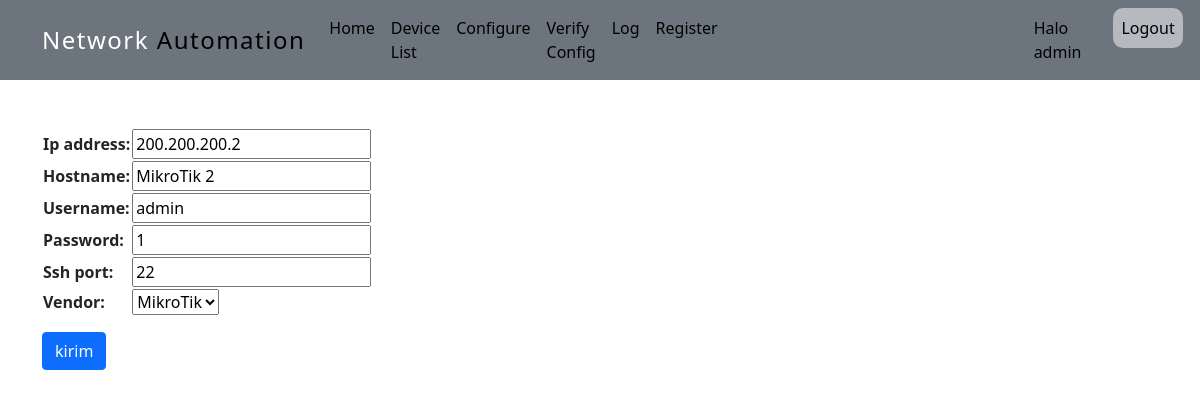
The app's page /update/38 (signed in) with its own data.
### network_automation/models.py (models this page shows, shortened)
class Device(models.Model):
    ip_address = models.CharField(max_length=255)
    hostname = models.CharField(max_length=255)
    username = models.CharField(max_length=255)
    password = models.CharField(max_length=255)
    ssh_port = models.IntegerField(default=22)
    VENDOR_CHOICES = (
        ('mikrotik', 'MikroTik'),
        ('cisco', 'Cisco')
    )
    vendor = models.CharField(max_length=255, choices=VENDOR_CHOICES)

### network_automation/views.py (the view)
# urls.py: path('update/<device_id>', views.update, name='update'),
@login_required
def update(request, device_id):
    updet = Device.objects.get(id=device_id)
    form = DeviceFrom(instance=updet)
    if request.method == 'POST':
        form = DeviceFrom(request.POST, instance=updet)
        if form.is_valid():
            form.save()
            return redirect('devices')
    context = {'form':form}
    return render(request, 'update.html', context)

### network_automation/forms.py
class DeviceFrom(forms.ModelForm):
    class Meta:
        model = Device
        fields = '__all__'

### templates/update.html (shortened to what this page needs)
{% extends 'base.html' %}
{% block content %}
<form method="POST">
        <table>
            {{form}}
        </table>
        <button type="Submit" class="mt-3 btn btn-primary">kirim</button>
    </form>
{% endblock content %}

### templates/base.html (shortened to what this page needs)
{% load static %}
<!DOCTYPE html>
<html lang="en"><head><meta http-equiv="Content-Type" content="text/html; charset=UTF-8">
    <link href="https://cdn.jsdelivr.net/npm/bootstrap@5.1.3/dist/css/bootstrap.min.css" rel="stylesheet">
  </head>
  <body>
    <nav class="navbar navbar-expand-lg navbar-secondary bg-secondary">
      <div class="container">
        <a class="navbar-brand" ><span style="color: #ffffff;">Network</span><span style="color: rgb(0, 0, 0);"> Automation</span></a>
        <div class="collapse navbar-collapse" id="navbarSupportedContent">
            <ul class="navbar-nav" style="color: black;">
              <li class="nav-item">
                <a class="nav-link  " style="color: black; " href="{% url 'home' %}">Home</a>
              </li>
              <li class="nav-item">
                <a class="nav-link " style="color: black; " href="{% url 'devices' %}">Device List</a>
              </li>
              <li class="nav-item">
                <a class="nav-link " style="color: black; " href="{% url 'config' %}">Configure</a>
              </li>
              <li class="nav-item">
                <a class="nav-link " style="color: black; " href="{% url 'verify' %}">Verify Config</a>
              </li>
              <li class="nav-item">
                <a class="nav-link " style="color: black; " href="{% url 'log' %}">Log</a>
              </li>
              <li class="nav-item">
                <a class="nav-link " style="color: black; " href="{% url 'register' %}">Register</a>
              </li>
              <li class="nav-item">
                <a class="nav-link posisi-custom2" style="color: black; ">Halo {{user}}</a>
              </li>
              <li class="nav-item">
                <a class="nav-link posisi-custom " style="color: black; " href="{% url 'logout' %}">Logout</a>
              </li>
            </ul>
          </div>
        </div>
      </nav>
    <div class="container mt-5">
      {% block content %}
      {% endblock %}
    </div>
</body>
</html>

### templates/base.html (style rules this page uses)
.navbar-brand { font-size: 1.5rem; letter-spacing: 1.5px; }
.posisi-custom { margin-left: 24px; background-color: rgba(255, 255, 255, .50); border-radius: 10px; }
.posisi-custom2 { margin-left: 300px; }

### records on screen
Device: ip_address "200.200.200.2", hostname "MikroTik 2", username "admin", password "1", ssh_port "22", vendor "MikroTik"

### other values on screen
{{ user }} "admin"
